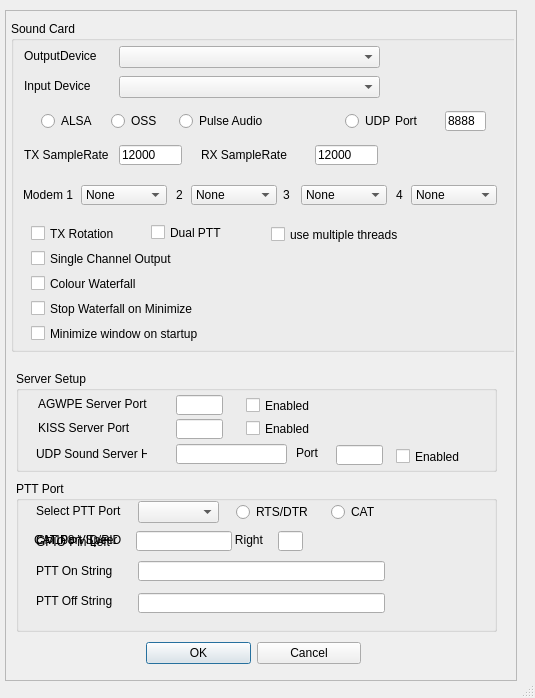
<?xml version="1.0" encoding="UTF-8"?>
<ui version="4.0">
 <class>devicesDialog</class>
 <widget class="QDialog" name="devicesDialog">
  <property name="geometry">
   <rect>
    <x>0</x>
    <y>0</y>
    <width>535</width>
    <height>698</height>
   </rect>
  </property>
  <property name="windowTitle">
   <string>Dialog</string>
  </property>
  <property name="sizeGripEnabled">
   <bool>true</bool>
  </property>
  <widget class="QScrollArea" name="scrollArea">
   <property name="geometry">
    <rect>
     <x>5</x>
     <y>10</y>
     <width>512</width>
     <height>671</height>
    </rect>
   </property>
   <property name="verticalScrollBarPolicy">
    <enum>Qt::ScrollBarAsNeeded</enum>
   </property>
   <property name="horizontalScrollBarPolicy">
    <enum>Qt::ScrollBarAsNeeded</enum>
   </property>
   <property name="widgetResizable">
    <bool>false</bool>
   </property>
   <widget class="QWidget" name="scrollAreaWidgetContents">
    <property name="geometry">
     <rect>
      <x>0</x>
      <y>0</y>
      <width>508</width>
      <height>668</height>
     </rect>
    </property>
    <widget class="QGroupBox" name="groupBox">
     <property name="geometry">
      <rect>
       <x>5</x>
       <y>10</y>
       <width>541</width>
       <height>331</height>
      </rect>
     </property>
     <property name="title">
      <string>Sound Card</string>
     </property>
     <widget class="QComboBox" name="outputDevice">
      <property name="geometry">
       <rect>
        <x>108</x>
        <y>25</y>
        <width>261</width>
        <height>22</height>
       </rect>
      </property>
     </widget>
     <widget class="QComboBox" name="inputDevice">
      <property name="geometry">
       <rect>
        <x>108</x>
        <y>55</y>
        <width>261</width>
        <height>22</height>
       </rect>
      </property>
     </widget>
     <widget class="QLabel" name="label">
      <property name="geometry">
       <rect>
        <x>13</x>
        <y>25</y>
        <width>91</width>
        <height>19</height>
       </rect>
      </property>
      <property name="text">
       <string>OutputDevice</string>
      </property>
     </widget>
     <widget class="QLabel" name="label_2">
      <property name="geometry">
       <rect>
        <x>13</x>
        <y>55</y>
        <width>71</width>
        <height>19</height>
       </rect>
      </property>
      <property name="text">
       <string>Input Device</string>
      </property>
     </widget>
     <widget class="QCheckBox" name="txRotation">
      <property name="geometry">
       <rect>
        <x>20</x>
        <y>204</y>
        <width>101</width>
        <height>17</height>
       </rect>
      </property>
      <property name="text">
       <string>TX Rotation</string>
      </property>
     </widget>
     <widget class="QCheckBox" name="colourWaterfall">
      <property name="geometry">
       <rect>
        <x>20</x>
        <y>254</y>
        <width>231</width>
        <height>17</height>
       </rect>
      </property>
      <property name="text">
       <string>Colour Waterfall</string>
      </property>
     </widget>
     <widget class="QCheckBox" name="stopWFonMinimize">
      <property name="geometry">
       <rect>
        <x>20</x>
        <y>279</y>
        <width>251</width>
        <height>17</height>
       </rect>
      </property>
      <property name="text">
       <string>Stop Waterfall on Minimize</string>
      </property>
     </widget>
     <widget class="QCheckBox" name="minimizeonStart">
      <property name="geometry">
       <rect>
        <x>20</x>
        <y>304</y>
        <width>251</width>
        <height>17</height>
       </rect>
      </property>
      <property name="text">
       <string>Minimize window on startup</string>
      </property>
     </widget>
     <widget class="QLineEdit" name="txSamplerate">
      <property name="geometry">
       <rect>
        <x>108</x>
        <y>124</y>
        <width>63</width>
        <height>20</height>
       </rect>
      </property>
      <property name="text">
       <string>12000</string>
      </property>
     </widget>
     <widget class="QLineEdit" name="rxSamplerate">
      <property name="geometry">
       <rect>
        <x>304</x>
        <y>124</y>
        <width>63</width>
        <height>20</height>
       </rect>
      </property>
      <property name="text">
       <string>12000</string>
      </property>
     </widget>
     <widget class="QLabel" name="label_6">
      <property name="geometry">
       <rect>
        <x>13</x>
        <y>125</y>
        <width>91</width>
        <height>18</height>
       </rect>
      </property>
      <property name="text">
       <string>TX SampleRate</string>
      </property>
     </widget>
     <widget class="QLabel" name="label_7">
      <property name="geometry">
       <rect>
        <x>190</x>
        <y>125</y>
        <width>91</width>
        <height>18</height>
       </rect>
      </property>
      <property name="text">
       <string>RX SampleRate</string>
      </property>
     </widget>
     <widget class="QComboBox" name="Modem_1_Chan">
      <property name="geometry">
       <rect>
        <x>70</x>
        <y>164</y>
        <width>86</width>
        <height>20</height>
       </rect>
      </property>
      <item>
       <property name="text">
        <string>None</string>
       </property>
      </item>
      <item>
       <property name="text">
        <string>Left/Mono</string>
       </property>
      </item>
      <item>
       <property name="text">
        <string>Right</string>
       </property>
      </item>
      <item>
       <property name="text">
        <string/>
       </property>
      </item>
     </widget>
     <widget class="QLabel" name="label_12">
      <property name="geometry">
       <rect>
        <x>12</x>
        <y>166</y>
        <width>61</width>
        <height>16</height>
       </rect>
      </property>
      <property name="text">
       <string>Modem 1</string>
      </property>
     </widget>
     <widget class="QComboBox" name="Modem_2_Chan">
      <property name="geometry">
       <rect>
        <x>180</x>
        <y>164</y>
        <width>86</width>
        <height>20</height>
       </rect>
      </property>
      <item>
       <property name="text">
        <string>None</string>
       </property>
      </item>
      <item>
       <property name="text">
        <string>Left/Mono</string>
       </property>
      </item>
      <item>
       <property name="text">
        <string>Right</string>
       </property>
      </item>
     </widget>
     <widget class="QLabel" name="label_13">
      <property name="geometry">
       <rect>
        <x>165</x>
        <y>166</y>
        <width>21</width>
        <height>16</height>
       </rect>
      </property>
      <property name="text">
       <string>2</string>
      </property>
     </widget>
     <widget class="QCheckBox" name="singleChannelOutput">
      <property name="geometry">
       <rect>
        <x>20</x>
        <y>229</y>
        <width>221</width>
        <height>17</height>
       </rect>
      </property>
      <property name="text">
       <string>Single Channel Output</string>
      </property>
     </widget>
     <widget class="QCheckBox" name="DualPTT">
      <property name="geometry">
       <rect>
        <x>140</x>
        <y>201</y>
        <width>91</width>
        <height>21</height>
       </rect>
      </property>
      <property name="toolTip">
       <string>&lt;html&gt;&lt;head/&gt;&lt;body&gt;&lt;p&gt;Use separate PTT signals for the two Modems. &lt;/p&gt;&lt;/body&gt;&lt;/html&gt;</string>
      </property>
      <property name="text">
       <string>Dual PTT</string>
      </property>
     </widget>
     <widget class="QRadioButton" name="ALSA">
      <property name="geometry">
       <rect>
        <x>30</x>
        <y>90</y>
        <width>71</width>
        <height>20</height>
       </rect>
      </property>
      <property name="text">
       <string>ALSA</string>
      </property>
     </widget>
     <widget class="QRadioButton" name="OSS">
      <property name="geometry">
       <rect>
        <x>100</x>
        <y>90</y>
        <width>61</width>
        <height>20</height>
       </rect>
      </property>
      <property name="text">
       <string>OSS</string>
      </property>
     </widget>
     <widget class="QRadioButton" name="PULSE">
      <property name="geometry">
       <rect>
        <x>168</x>
        <y>90</y>
        <width>91</width>
        <height>20</height>
       </rect>
      </property>
      <property name="text">
       <string>Pulse Audio</string>
      </property>
     </widget>
     <widget class="QCheckBox" name="multiCore">
      <property name="geometry">
       <rect>
        <x>260</x>
        <y>205</y>
        <width>191</width>
        <height>17</height>
       </rect>
      </property>
      <property name="toolTip">
       <string>&lt;html&gt;&lt;head/&gt;&lt;body&gt;&lt;p&gt;Check to run each modem in a separate thread. This may improve performace on multicore processors like the Pi3 and 4 but will reduce performance on a single core procssor&lt;/p&gt;&lt;/body&gt;&lt;/html&gt;</string>
      </property>
      <property name="text">
       <string>use multiple threads</string>
      </property>
     </widget>
     <widget class="QRadioButton" name="UDP">
      <property name="geometry">
       <rect>
        <x>334</x>
        <y>90</y>
        <width>51</width>
        <height>20</height>
       </rect>
      </property>
      <property name="text">
       <string>UDP   </string>
      </property>
     </widget>
     <widget class="QLineEdit" name="UDPPort">
      <property name="geometry">
       <rect>
        <x>434</x>
        <y>90</y>
        <width>41</width>
        <height>20</height>
       </rect>
      </property>
      <property name="text">
       <string>8888</string>
      </property>
     </widget>
     <widget class="QComboBox" name="Modem_3_Chan">
      <property name="geometry">
       <rect>
        <x>290</x>
        <y>164</y>
        <width>86</width>
        <height>20</height>
       </rect>
      </property>
      <item>
       <property name="text">
        <string>None</string>
       </property>
      </item>
      <item>
       <property name="text">
        <string>Left/Mono</string>
       </property>
      </item>
      <item>
       <property name="text">
        <string>Right</string>
       </property>
      </item>
     </widget>
     <widget class="QLabel" name="label_14">
      <property name="geometry">
       <rect>
        <x>272</x>
        <y>166</y>
        <width>21</width>
        <height>16</height>
       </rect>
      </property>
      <property name="text">
       <string>3</string>
      </property>
     </widget>
     <widget class="QLabel" name="label_15">
      <property name="geometry">
       <rect>
        <x>385</x>
        <y>166</y>
        <width>21</width>
        <height>16</height>
       </rect>
      </property>
      <property name="text">
       <string>4</string>
      </property>
     </widget>
     <widget class="QComboBox" name="Modem_4_Chan">
      <property name="geometry">
       <rect>
        <x>400</x>
        <y>164</y>
        <width>86</width>
        <height>20</height>
       </rect>
      </property>
      <item>
       <property name="text">
        <string>None</string>
       </property>
      </item>
      <item>
       <property name="text">
        <string>Left/Mono</string>
       </property>
      </item>
      <item>
       <property name="text">
        <string>Right</string>
       </property>
      </item>
     </widget>
     <widget class="QLabel" name="label_8">
      <property name="geometry">
       <rect>
        <x>384</x>
        <y>92</y>
        <width>51</width>
        <height>16</height>
       </rect>
      </property>
      <property name="text">
       <string>Port</string>
      </property>
     </widget>
    </widget>
    <widget class="QGroupBox" name="groupBox_2">
     <property name="geometry">
      <rect>
       <x>10</x>
       <y>360</y>
       <width>481</width>
       <height>101</height>
      </rect>
     </property>
     <property name="title">
      <string>Server Setup</string>
     </property>
     <widget class="QLabel" name="label_3">
      <property name="geometry">
       <rect>
        <x>22</x>
        <y>24</y>
        <width>121</width>
        <height>18</height>
       </rect>
      </property>
      <property name="text">
       <string>AGWPE Server Port</string>
      </property>
     </widget>
     <widget class="QLineEdit" name="AGWPort">
      <property name="geometry">
       <rect>
        <x>160</x>
        <y>24</y>
        <width>47</width>
        <height>20</height>
       </rect>
      </property>
     </widget>
     <widget class="QLineEdit" name="KISSPort">
      <property name="geometry">
       <rect>
        <x>160</x>
        <y>48</y>
        <width>47</width>
        <height>20</height>
       </rect>
      </property>
     </widget>
     <widget class="QLabel" name="label_4">
      <property name="geometry">
       <rect>
        <x>22</x>
        <y>48</y>
        <width>111</width>
        <height>18</height>
       </rect>
      </property>
      <property name="text">
       <string>KISS Server Port</string>
      </property>
     </widget>
     <widget class="QCheckBox" name="AGWEnabled">
      <property name="geometry">
       <rect>
        <x>230</x>
        <y>22</y>
        <width>70</width>
        <height>25</height>
       </rect>
      </property>
      <property name="text">
       <string>Enabled</string>
      </property>
     </widget>
     <widget class="QCheckBox" name="KISSEnabled">
      <property name="geometry">
       <rect>
        <x>230</x>
        <y>46</y>
        <width>70</width>
        <height>23</height>
       </rect>
      </property>
      <property name="text">
       <string>Enabled</string>
      </property>
     </widget>
     <widget class="QCheckBox" name="UDPEnabled">
      <property name="geometry">
       <rect>
        <x>380</x>
        <y>74</y>
        <width>70</width>
        <height>23</height>
       </rect>
      </property>
      <property name="text">
       <string>Enabled</string>
      </property>
     </widget>
     <widget class="QLineEdit" name="UDPTXHost">
      <property name="geometry">
       <rect>
        <x>160</x>
        <y>73</y>
        <width>111</width>
        <height>20</height>
       </rect>
      </property>
     </widget>
     <widget class="QLabel" name="label_9">
      <property name="geometry">
       <rect>
        <x>280</x>
        <y>74</y>
        <width>31</width>
        <height>16</height>
       </rect>
      </property>
      <property name="text">
       <string>Port</string>
      </property>
     </widget>
     <widget class="QLineEdit" name="UDPTXPort">
      <property name="geometry">
       <rect>
        <x>320</x>
        <y>74</y>
        <width>47</width>
        <height>20</height>
       </rect>
      </property>
     </widget>
     <widget class="QLabel" name="label_10">
      <property name="geometry">
       <rect>
        <x>20</x>
        <y>74</y>
        <width>111</width>
        <height>18</height>
       </rect>
      </property>
      <property name="text">
       <string>UDP Sound Server Host</string>
      </property>
     </widget>
    </widget>
    <widget class="QGroupBox" name="groupBox_3">
     <property name="geometry">
      <rect>
       <x>10</x>
       <y>470</y>
       <width>481</width>
       <height>151</height>
      </rect>
     </property>
     <property name="title">
      <string>PTT Port</string>
     </property>
     <widget class="QComboBox" name="PTTPort">
      <property name="geometry">
       <rect>
        <x>122</x>
        <y>20</y>
        <width>81</width>
        <height>22</height>
       </rect>
      </property>
     </widget>
     <widget class="QLabel" name="label_5">
      <property name="geometry">
       <rect>
        <x>20</x>
        <y>22</y>
        <width>101</width>
        <height>16</height>
       </rect>
      </property>
      <property name="text">
       <string>Select PTT Port</string>
      </property>
     </widget>
     <widget class="QLabel" name="PTTOnLab">
      <property name="geometry">
       <rect>
        <x>20</x>
        <y>82</y>
        <width>83</width>
        <height>16</height>
       </rect>
      </property>
      <property name="text">
       <string>PTT On String</string>
      </property>
     </widget>
     <widget class="QLineEdit" name="PTTOn">
      <property name="geometry">
       <rect>
        <x>122</x>
        <y>80</y>
        <width>247</width>
        <height>20</height>
       </rect>
      </property>
     </widget>
     <widget class="QLineEdit" name="PTTOff">
      <property name="geometry">
       <rect>
        <x>122</x>
        <y>112</y>
        <width>247</width>
        <height>20</height>
       </rect>
      </property>
     </widget>
     <widget class="QLabel" name="PTTOffLab">
      <property name="geometry">
       <rect>
        <x>20</x>
        <y>112</y>
        <width>83</width>
        <height>16</height>
       </rect>
      </property>
      <property name="text">
       <string>PTT Off String</string>
      </property>
     </widget>
     <widget class="QLabel" name="GPIOLab">
      <property name="geometry">
       <rect>
        <x>20</x>
        <y>53</y>
        <width>83</width>
        <height>16</height>
       </rect>
      </property>
      <property name="text">
       <string>GPIO Pin Left</string>
      </property>
     </widget>
     <widget class="QLineEdit" name="GPIOLeft">
      <property name="geometry">
       <rect>
        <x>122</x>
        <y>50</y>
        <width>25</width>
        <height>20</height>
       </rect>
      </property>
     </widget>
     <widget class="QLineEdit" name="GPIORight">
      <property name="geometry">
       <rect>
        <x>262</x>
        <y>50</y>
        <width>25</width>
        <height>20</height>
       </rect>
      </property>
     </widget>
     <widget class="QLabel" name="GPIOLab2">
      <property name="geometry">
       <rect>
        <x>165</x>
        <y>50</y>
        <width>83</width>
        <height>18</height>
       </rect>
      </property>
      <property name="text">
       <string>GPIO Pin Right</string>
      </property>
     </widget>
     <widget class="QLabel" name="CATLabel">
      <property name="geometry">
       <rect>
        <x>18</x>
        <y>50</y>
        <width>83</width>
        <height>18</height>
       </rect>
      </property>
      <property name="text">
       <string>CAT Port Speed</string>
      </property>
     </widget>
     <widget class="QLineEdit" name="CATSpeed">
      <property name="geometry">
       <rect>
        <x>122</x>
        <y>50</y>
        <width>47</width>
        <height>20</height>
       </rect>
      </property>
     </widget>
     <widget class="QRadioButton" name="RTSDTR">
      <property name="geometry">
       <rect>
        <x>220</x>
        <y>22</y>
        <width>86</width>
        <height>18</height>
       </rect>
      </property>
      <property name="text">
       <string>RTS/DTR</string>
      </property>
     </widget>
     <widget class="QRadioButton" name="CAT">
      <property name="geometry">
       <rect>
        <x>315</x>
        <y>22</y>
        <width>53</width>
        <height>18</height>
       </rect>
      </property>
      <property name="text">
       <string>CAT</string>
      </property>
     </widget>
     <widget class="QLineEdit" name="VIDPID">
      <property name="geometry">
       <rect>
        <x>120</x>
        <y>50</y>
        <width>96</width>
        <height>20</height>
       </rect>
      </property>
     </widget>
     <widget class="QLabel" name="CM108Label">
      <property name="geometry">
       <rect>
        <x>20</x>
        <y>50</y>
        <width>95</width>
        <height>18</height>
       </rect>
      </property>
      <property name="text">
       <string>CM108 VID/PID</string>
      </property>
     </widget>
    </widget>
    <widget class="QWidget" name="layoutWidget">
     <property name="geometry">
      <rect>
       <x>140</x>
       <y>626</y>
       <width>215</width>
       <height>33</height>
      </rect>
     </property>
     <layout class="QHBoxLayout">
      <property name="spacing">
       <number>6</number>
      </property>
      <property name="leftMargin">
       <number>0</number>
      </property>
      <property name="topMargin">
       <number>0</number>
      </property>
      <property name="rightMargin">
       <number>0</number>
      </property>
      <property name="bottomMargin">
       <number>0</number>
      </property>
      <item>
       <widget class="QPushButton" name="okButton">
        <property name="text">
         <string>OK</string>
        </property>
       </widget>
      </item>
      <item>
       <widget class="QPushButton" name="cancelButton">
        <property name="text">
         <string>Cancel</string>
        </property>
       </widget>
      </item>
     </layout>
    </widget>
   </widget>
  </widget>
 </widget>
 <resources/>
 <connections/>
</ui>
